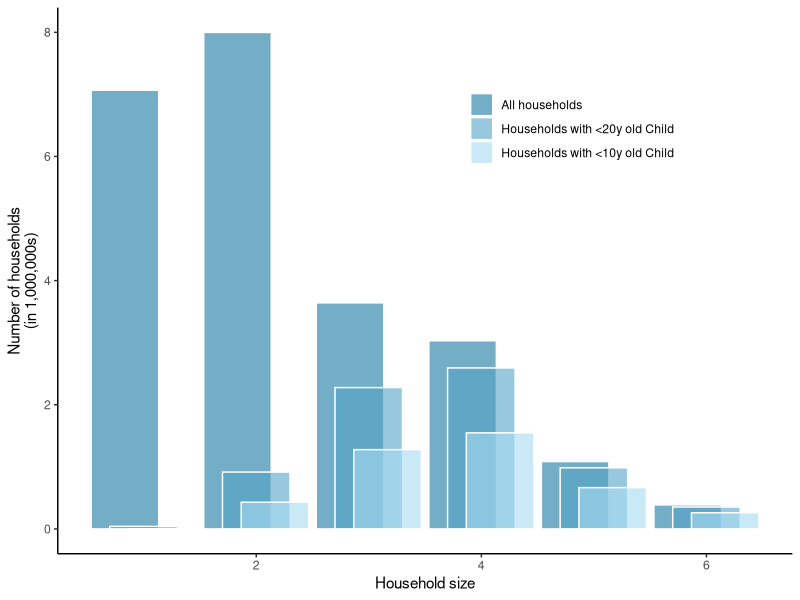
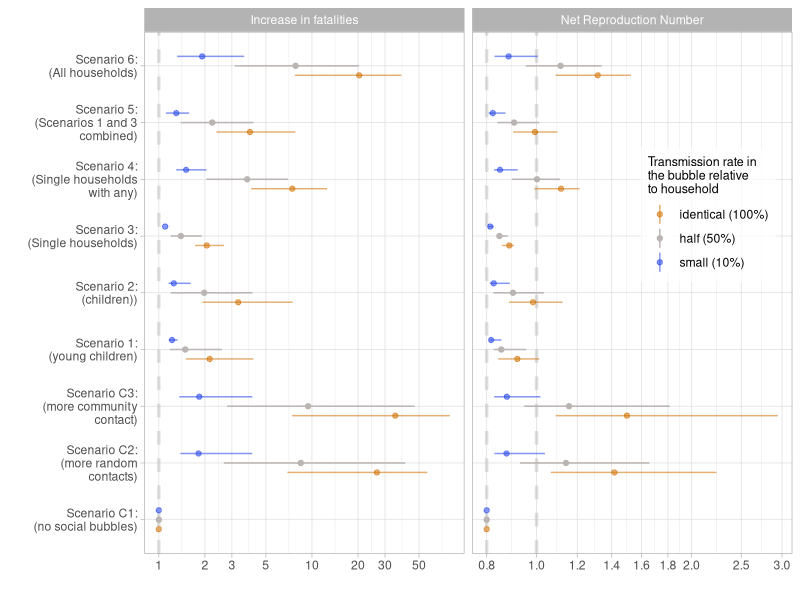
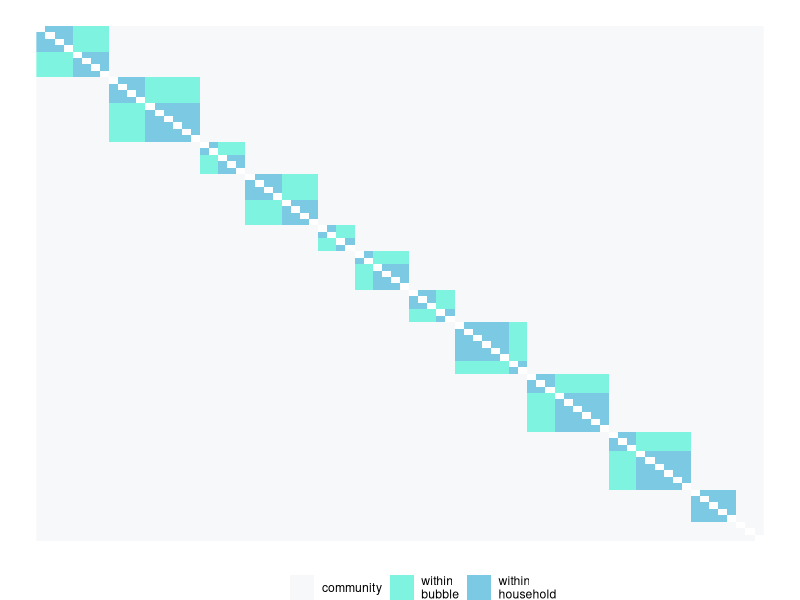
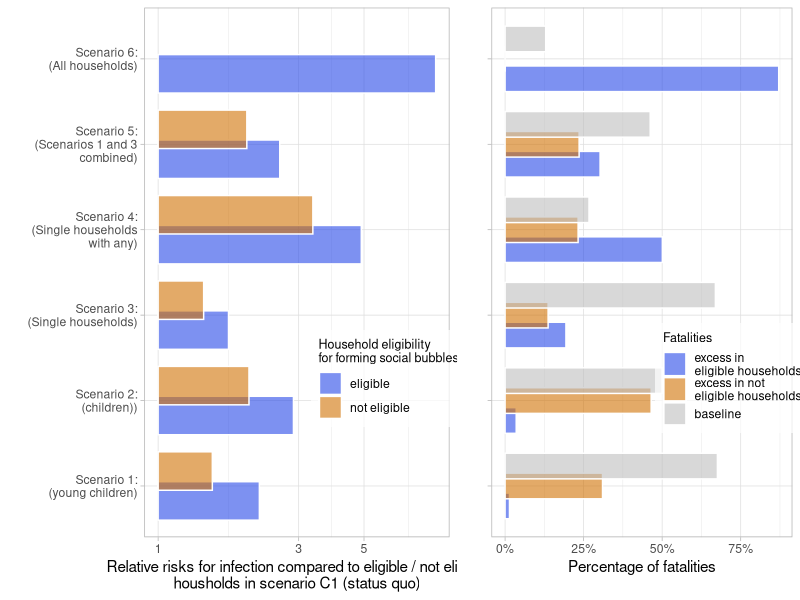
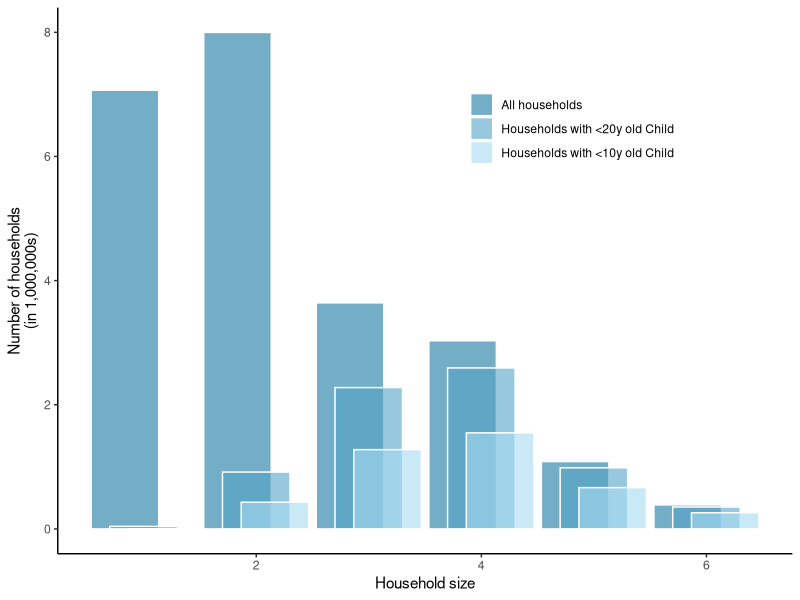
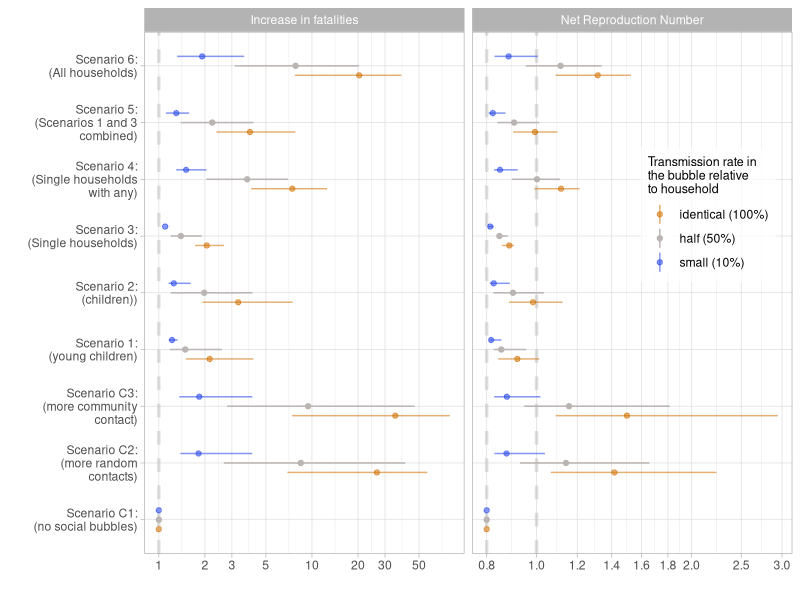
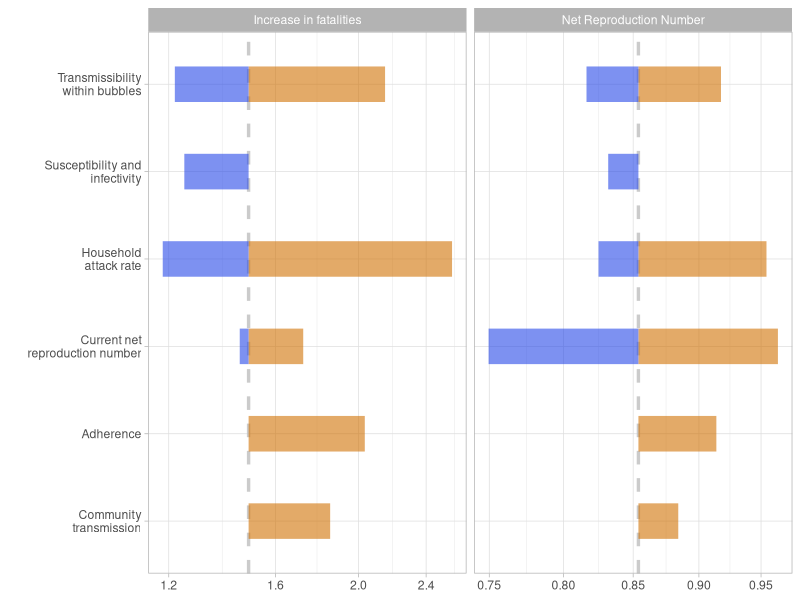
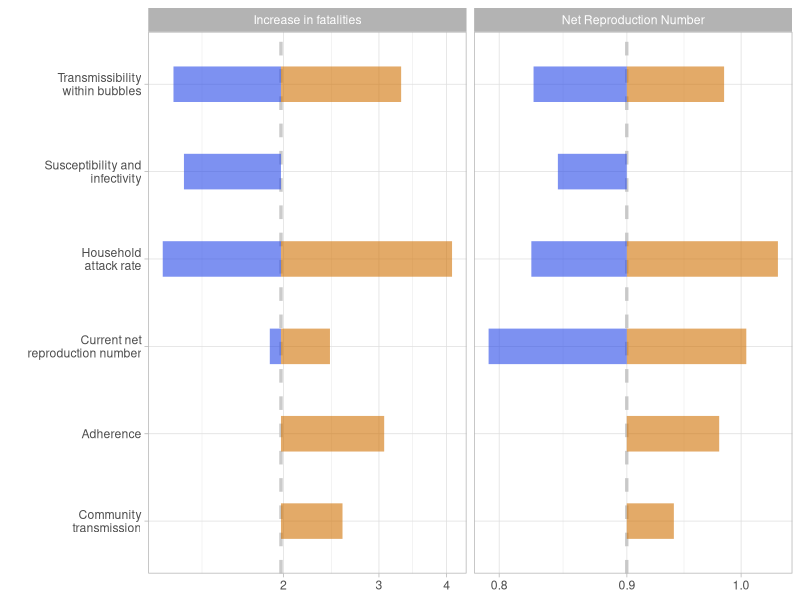

R code for these plots, in order:
#########
# plotting scripts 
# for "The effectiveness of social bubbles as part of a Covid-19 lockdown exit strategy, a modelling study"
# by Leng et al
# author: Stefan Flasche


########################
#load packages
########################
require(reshape2)
require(tidyverse)
require(gridExtra)

########################
#read in data
########################
read.csv("HH.csv") %>% 
  melt(id = "Household.size") -> dt
read.csv("Tab_RimpactJune5.csv") %>%
  select(-(12:17)) %>%                            
  rbind(read.csv("Tab_DimpactJune5.csv")) %>% 
  mutate(Outcome = gsub("Disease incidence increase","Increase in fatalities",Outcome)) %>%
  mutate(Outcome = gsub("Fatality Incidence Increase","Increase in fatalities",Outcome))->  dt.res    


########################
#plot Household sizes
########################
# av HH size
dt %>%
  group_by(variable) %>% summarise(avHHsize=sum(Household.size*value)/sum(value))

# proportion of HHs
dt %>%
  mutate(People = Household.size*value) %>%
  group_by(variable) %>% summarise(value= sum(value),
                                   People = sum(People))

#refactor
dt$variable = factor(dt$variable, c("All", "Children..20", "Children..10"))
Cat.names.replace = c("All"="All\nhouseholds", "Children..20"="Households with\n <20y old Child", "Children..10"="Households with\n <10y old Child")
Cat.names=c("All households", "Households with <20y old Child", "Households with <10y old Child")

# plot
dt %>%
  ggplot(aes(x=Household.size,y=value/1000000, fill=variable)) +
    geom_bar(stat = "identity", alpha=.6, position=position_dodge(width = .5), width = 1.8, color = "white") +
    scale_fill_manual(labels = Cat.names,
                        values=c("#1677a1","#54a4c7", "#a7dbf2")) +
    labs(x = "Household size", y = "Number of households\n(in 1,000,000s)", fill="") + 
    theme_classic() + theme(legend.position = c(0.7, 0.8))
ggsave("main_HHdistr.pdf", units = "cm", width = 14, height = 10)
          

########################
#plot Rs and deaths
########################
#filter for only the base case results
dt.res %>%
  filter(Parameter.set == "LSHTM" & 
           R_init == .8 &
           Mean.field.assumption == "Household" &
           Compliance == "Compliance") %>%
  mutate(TauB = fct_relevel(TauB, "identical", "half", "small")) -> dt.mainres

hline.dat <- data.frame(Outcome = c("Net Reproduction Number","Net Reproduction Number","Increase in fatalities"),
                        threshold = c(.8,1,1))
  
my_breaks <- function(x) { if (max(x) < 5) c(.8,1,1.2,1.4,1.6,1.8,2,2.5,3) else c(1,2,3,5,10,20,30,50) }
dt.mainres$Scenario = factor(dt.mainres$Scenario, c("  C1", "  C2", "C3","1", "2","3","4","5","6"))

dt.mainres %>% 
  ggplot(aes(x=Scenario, y=value, ymin=value.lo, ymax=value.hi, color=TauB)) +
    geom_hline(data = hline.dat, aes(yintercept = threshold), color = "grey", alpha=0.5, lty="dashed", lwd=1.15) +  
    geom_linerange(position = position_dodge(.5)) +
    geom_point(position = position_dodge(.5)) +
    labs(x="", y="", color="Transmission rate in\nthe bubble relative\nto household")+
    scale_color_manual(values = c("#d1720490","#bab5b3","#2748e890"),
                       labels = c("identical (100%)", "half (50%)", "small (10%)" )) +
    theme_light() + theme(legend.position = c(0.87, 0.65),
                          legend.background = element_rect(fill=alpha('white', 0.7)),
                          legend.title=element_text(size=9)) + 
    coord_flip() +
    scale_y_log10(breaks = my_breaks)+
    facet_grid(.~Outcome, scales = "free_x") +
    scale_x_discrete(labels = c("Scenario C1:\n(no social bubbles)",
                                "Scenario C2:\n(more random\ncontacts)",
                                "Scenario C3:\n(more community\ncontact)",
                                "Scenario 1:\n(young children)",
                                "Scenario 2:\n(children))",
                                "Scenario 3:\n(Single households)",
                                "Scenario 4:\n(Single households\nwith any)",
                                "Scenario 5:\n(Scenarios 1 and 3\ncombined)",
                                "Scenario 6:\n(All households)"))
ggsave("main_results.pdf", units = "cm", width = 18, height = 12)


########################
#extract effectiveness of bubbles
########################

dt.res %>% 
  gather(SAR, value, -(Outcome:Scenario.lab)) %>%
  select(-c("Scenario.lab")) %>%
  filter(Scenario %in% c("  C1","  C2","C3","6")) %>%
  spread(Scenario,value) %>%
  mutate(C2Increase = 1-`6`/`  C2`,
         C3Increase = 1-`6`/`C3`) -> dt.eff

dt.eff %>%
  filter(Parameter.set %in% c("LSHTM","Warwick") & 
           R_init == .8 &
           Mean.field.assumption == "Household" &
           Compliance == "Compliance" &
           Outcome == "Increase in fatalities" &
           SAR == "value" &
           TauB == "half")

dt.eff$C3Increase %>% summary
dt.eff$C2Increase %>% summary

########################
#plot Tornado
########################
for(i in c("1","2","3","4","5","6","  C2","C3")){
  data.frame(list(Outcome=NA, 
                  Scenario=NA, 
                  val.lo=1, 
                  val=1, 
                  val.hi=1)) %>%
    rbind(c("Net Reproduction Number","tauB",
            dt.res %>% filter(Scenario==i, Outcome=="Net Reproduction Number", Parameter.set=="LSHTM", Compliance=="Compliance", Mean.field.assumption=="Household",R_init==.8, TauB=="small") %>% select(value) %>% as.numeric(),
            dt.res %>% filter(Scenario==i, Outcome=="Net Reproduction Number", Parameter.set=="LSHTM", Compliance=="Compliance", Mean.field.assumption=="Household",R_init==.8, TauB=="half") %>% select(value) %>% as.numeric(),
            dt.res %>% filter(Scenario==i, Outcome=="Net Reproduction Number", Parameter.set=="LSHTM", Compliance=="Compliance", Mean.field.assumption=="Household",R_init==.8, TauB=="identical") %>% select(value) %>% as.numeric())) %>%
    rbind(c("Net Reproduction Number","SAR",
            dt.res %>% filter(Scenario==i, Outcome=="Net Reproduction Number", Parameter.set=="LSHTM", Compliance=="Compliance", Mean.field.assumption=="Household",R_init==.8, TauB=="half") %>% select(value.lo) %>% as.numeric(),
            dt.res %>% filter(Scenario==i, Outcome=="Net Reproduction Number", Parameter.set=="LSHTM", Compliance=="Compliance", Mean.field.assumption=="Household",R_init==.8, TauB=="half") %>% select(value) %>% as.numeric(),
            dt.res %>% filter(Scenario==i, Outcome=="Net Reproduction Number", Parameter.set=="LSHTM", Compliance=="Compliance", Mean.field.assumption=="Household",R_init==.8, TauB=="half") %>% select(value.hi) %>% as.numeric())) %>%
    rbind(c("Net Reproduction Number","SusTrans",
            dt.res %>% filter(Scenario==i, Outcome=="Net Reproduction Number", Parameter.set=="Warwick", Compliance=="Compliance", Mean.field.assumption=="Household",R_init==.8, TauB=="half") %>% select(value) %>% as.numeric(),
            dt.res %>% filter(Scenario==i, Outcome=="Net Reproduction Number", Parameter.set=="LSHTM", Compliance=="Compliance", Mean.field.assumption=="Household",R_init==.8, TauB=="half") %>% select(value) %>% as.numeric(),
            NA)) %>%
    rbind(c("Net Reproduction Number","CommTrans",
            NA,
            dt.res %>% filter(Scenario==i, Outcome=="Net Reproduction Number", Parameter.set=="LSHTM", Compliance=="Compliance", Mean.field.assumption=="Household",R_init==.8, TauB=="half") %>% select(value) %>% as.numeric(),
            dt.res %>% filter(Scenario==i, Outcome=="Net Reproduction Number", Parameter.set=="LSHTM", Compliance=="Compliance", Mean.field.assumption=="Individual",R_init==.8, TauB=="half") %>% select(value) %>% as.numeric())) %>%
    rbind(c("Net Reproduction Number","Compliance",
            NA,
            dt.res %>% filter(Scenario==i, Outcome=="Net Reproduction Number", Parameter.set=="LSHTM", Compliance=="Compliance", Mean.field.assumption=="Household",R_init==.8, TauB=="half") %>% select(value) %>% as.numeric(),
            dt.res %>% filter(Scenario==i, Outcome=="Net Reproduction Number", Parameter.set=="LSHTM", Compliance=="Non-compliance", Mean.field.assumption=="Household",R_init==.8, TauB=="half") %>% select(value) %>% as.numeric())) %>% 
    rbind(c("Net Reproduction Number","Rinit",
            dt.res %>% filter(Scenario==i, Outcome=="Net Reproduction Number", Parameter.set=="LSHTM", Compliance=="Compliance", Mean.field.assumption=="Household",R_init==.7, TauB=="half") %>% select(value) %>% as.numeric(),
            dt.res %>% filter(Scenario==i, Outcome=="Net Reproduction Number", Parameter.set=="LSHTM", Compliance=="Compliance", Mean.field.assumption=="Household",R_init==.8, TauB=="half") %>% select(value) %>% as.numeric(),
            dt.res %>% filter(Scenario==i, Outcome=="Net Reproduction Number", Parameter.set=="LSHTM", Compliance=="Compliance", Mean.field.assumption=="Household",R_init==.9, TauB=="half") %>% select(value) %>% as.numeric())) %>%
    rbind(c("Increase in fatalities","tauB",
            dt.res %>% filter(Scenario==i, Outcome=="Increase in fatalities", Parameter.set=="LSHTM", Compliance=="Compliance", Mean.field.assumption=="Household",R_init==.8, TauB=="small") %>% select(value) %>% as.numeric(),
            dt.res %>% filter(Scenario==i, Outcome=="Increase in fatalities", Parameter.set=="LSHTM", Compliance=="Compliance", Mean.field.assumption=="Household",R_init==.8, TauB=="half") %>% select(value) %>% as.numeric(),
            dt.res %>% filter(Scenario==i, Outcome=="Increase in fatalities", Parameter.set=="LSHTM", Compliance=="Compliance", Mean.field.assumption=="Household",R_init==.8, TauB=="identical") %>% select(value) %>% as.numeric())) %>%
    rbind(c("Increase in fatalities","SAR",
            dt.res %>% filter(Scenario==i, Outcome=="Increase in fatalities", Parameter.set=="LSHTM", Compliance=="Compliance", Mean.field.assumption=="Household",R_init==.8, TauB=="half") %>% select(value.lo) %>% as.numeric(),
            dt.res %>% filter(Scenario==i, Outcome=="Increase in fatalities", Parameter.set=="LSHTM", Compliance=="Compliance", Mean.field.assumption=="Household",R_init==.8, TauB=="half") %>% select(value) %>% as.numeric(),
            dt.res %>% filter(Scenario==i, Outcome=="Increase in fatalities", Parameter.set=="LSHTM", Compliance=="Compliance", Mean.field.assumption=="Household",R_init==.8, TauB=="half") %>% select(value.hi) %>% as.numeric())) %>%
    rbind(c("Increase in fatalities","SusTrans",
            dt.res %>% filter(Scenario==i, Outcome=="Increase in fatalities", Parameter.set=="Warwick", Compliance=="Compliance", Mean.field.assumption=="Household",R_init==.8, TauB=="half") %>% select(value) %>% as.numeric(),
            dt.res %>% filter(Scenario==i, Outcome=="Increase in fatalities", Parameter.set=="LSHTM", Compliance=="Compliance", Mean.field.assumption=="Household",R_init==.8, TauB=="half") %>% select(value) %>% as.numeric(),
            NA)) %>%
    rbind(c("Increase in fatalities","CommTrans",
            NA,
            dt.res %>% filter(Scenario==i, Outcome=="Increase in fatalities", Parameter.set=="LSHTM", Compliance=="Compliance", Mean.field.assumption=="Household",R_init==.8, TauB=="half") %>% select(value) %>% as.numeric(),
            dt.res %>% filter(Scenario==i, Outcome=="Increase in fatalities", Parameter.set=="LSHTM", Compliance=="Compliance", Mean.field.assumption=="Individual",R_init==.8, TauB=="half") %>% select(value) %>% as.numeric())) %>%
    rbind(c("Increase in fatalities","Compliance",
            NA,
            dt.res %>% filter(Scenario==i, Outcome=="Increase in fatalities", Parameter.set=="LSHTM", Compliance=="Compliance", Mean.field.assumption=="Household",R_init==.8, TauB=="half") %>% select(value) %>% as.numeric(),
            dt.res %>% filter(Scenario==i, Outcome=="Increase in fatalities", Parameter.set=="LSHTM", Compliance=="Non-compliance", Mean.field.assumption=="Household",R_init==.8, TauB=="half") %>% select(value) %>% as.numeric())) %>%
    rbind(c("Increase in fatalities","Rinit",
            dt.res %>% filter(Scenario==i, Outcome=="Increase in fatalities", Parameter.set=="LSHTM", Compliance=="Compliance", Mean.field.assumption=="Household",R_init==.9, TauB=="half") %>% select(value) %>% as.numeric(),
            dt.res %>% filter(Scenario==i, Outcome=="Increase in fatalities", Parameter.set=="LSHTM", Compliance=="Compliance", Mean.field.assumption=="Household",R_init==.8, TauB=="half") %>% select(value) %>% as.numeric(),
            dt.res %>% filter(Scenario==i, Outcome=="Increase in fatalities", Parameter.set=="LSHTM", Compliance=="Compliance", Mean.field.assumption=="Household",R_init==.7, TauB=="half") %>% select(value) %>% as.numeric())) %>%
    slice(-1) -> dt.tornado
  
  hline.dat <- data.frame(Outcome = c("Net Reproduction Number","Increase in fatalities"),
                          value = dt.res %>% filter(Scenario==i, Parameter.set=="LSHTM", Compliance=="Compliance", Mean.field.assumption=="Household",R_init==.8, TauB=="half") %>% select(value) %>% c())
  my_breaks <- function(x) { if (max(x) > 2.5) c(1.1,1.33,round(hline.dat[2,2],2),1.66,2,2.33) else c(0.75,.8,round(hline.dat[1,2],2),.9,.95,1,1.1) }
  my_labs <- c("Community\ntransmission",
               "Adherence",
               "Current net\nreproduction number",
               "Household\nattack rate",
               "Susceptibility and\ninfectivity",
               "Transmissibility\nwithin bubbles")
  
  if(i %in% c("  C2", "C3")){
    dt.tornado %>%
      filter(Scenario != "Compliance") -> dt.tornado
    my_labs = my_labs[-2]
  }
  
  dt.tornado %>%
    ggplot(aes(x = Scenario)) +
    geom_hline(data = hline.dat, aes(yintercept = value), color = "grey", alpha=0.8, lty="dashed", lwd=1.15) +
      geom_linerange(aes(ymin=as.numeric(val), ymax=as.numeric(val.hi)), color="#d17204", lwd=12, alpha=.6)+
      geom_linerange(aes(ymin=as.numeric(val.lo), ymax=as.numeric(val)), color="#2748e8", lwd=12, alpha=.6)+
      facet_grid(.~Outcome, scales = "free")+
      coord_flip() +
      xlab("")+
      theme_light()+
      scale_x_discrete(labels = my_labs) +
    scale_y_log10()#breaks = my_breaks)
  ggsave(paste0("main_tornado_Scenario_",i,".pdf"), units = "cm", width = 17, height = 8)
}



########################
# create contact matrix for plotting
########################
N=80
Nh=4
p=1/5
p2=1/3
M1 = matrix(rep(1/N,N^2),N) #community
M2 = matrix(rep(0,N^2),N) # HH
M3 = matrix(rep(0,N^2),N) # bubble
i=1
HHsize=Nh
c="tick"
Bsize=NULL
while((i+HHsize-1)<=N){
  M2[i:(i+HHsize-1),i:(i+HHsize-1)] = p
  i=i+HHsize
  if (c=="tick"){
    c="toc"
    Bsize=c(Bsize,HHsize)
  }else{
    c="tick"
    Bsize[length(Bsize)] = Bsize[length(Bsize)]+HHsize
  }
  HHsize = sample(2:6,1)
}
BBsize = cumsum(Bsize)
BBsize.lo = c(1,BBsize[1:(length(BBsize)-1)]+1)
for (i in 1:length(BBsize)){
  M3[BBsize.lo[i]:BBsize[i],BBsize.lo[i]:BBsize[i]] = p2
}

M=M1+M2+M3 
diag(M)=0
rotate <- function(x) t(apply(x, 2, rev))

#display matrix
plot=T
if(plot){
  M %>% 
    rotate() %>%
    melt() %>%
    ggplot(aes(x=Var1, y=Var2, fill=as.character(value))) +
      geom_raster() +
      theme_void() +
      labs(x="", y="", fill="") +
      scale_fill_manual(values=c("white","#f2f4f599","#28ebca99","#24a5d199"),
                        labels = c("","community","within\nbubble","within\nhousehold")) +
      theme(legend.position = "bottom")
}
ggsave("main_bubblematrix.pdf", units = "cm", width = 11, height = 12)



########################
# Plot fatality equity
########################

read.csv("Fatality_increase_fig.csv") %>%
  melt(id="Scenario") -> dt.fat

dt.fat %>%
  filter(variable %in% c("K.M", "L.N")) %>%
  ggplot(aes(x=Scenario, y=value, fill=variable)) +
    geom_bar(stat="identity", position = position_dodge(.7), alpha=.6, color="white") +
    scale_y_log10() +
    scale_fill_manual(labels=c("eligible","not eligible"),
                      values=c("#2748e8","#d17204"))+
    scale_x_discrete(labels = c("Scenario 1:\n(young children)",
                                "Scenario 2:\n(children))",
                                "Scenario 3:\n(Single households)",
                                "Scenario 4:\n(Single households\nwith any)",
                                "Scenario 5:\n(Scenarios 1 and 3\ncombined)",
                                "Scenario 6:\n(All households)")) +
    coord_flip()+
    labs(x="",
         y="Relative risks for infection compared to eligible / not eligible\nhousholds in scenario C1 (status quo)",
         fill="Household eligibility\nfor forming social bubbles") +
    theme_light() + theme(legend.position = c(0.8, 0.3),
                          legend.background = element_rect(fill=alpha('white', 0.7)),
                          legend.title=element_text(size=9)) -> p1

dt.fat %>%
  filter(variable %in% c("PAF.B", "PAF.C","PAF.C1")) %>%
  ggplot(aes(x=Scenario, y=value, fill=variable)) +
    geom_bar(stat="identity", position = position_dodge(.7), alpha=.6, color="white") +
    scale_fill_manual(labels=c("excess in\neligible households","excess in not\neligible households","baseline"),
                      values=c("#2748e8","#d17204","grey"))+
    scale_x_discrete(labels = c("",
                                "",
                                "",
                                "",
                                "",
                                "")) +
    scale_y_continuous(labels = scales::percent) +
    coord_flip()+
    labs(x="",
         y="Percentage of fatalities\n ",
         fill="Fatalities") +
    theme_light() + theme(legend.position = c(0.8, 0.3),
                          legend.background = element_rect(fill=alpha('white', 0.7)),
                          legend.title=element_text(size=9)) -> p2

grid.arrange(p1,p2,nrow=1, widths=c(1,0.75)) -> p3
ggsave("main_fatalityequity.pdf", p3, units = "cm", width = 24, height = 10)
